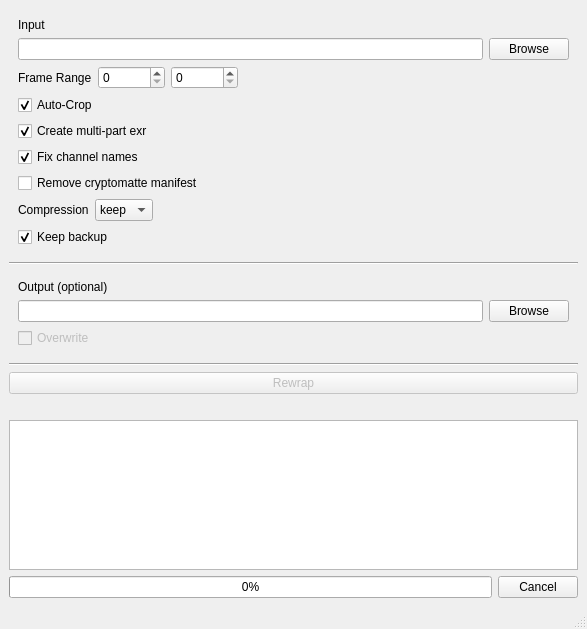
<?xml version="1.0" encoding="UTF-8"?>
<ui version="4.0">
 <class>MainWindow</class>
 <widget class="QMainWindow" name="MainWindow">
  <property name="geometry">
   <rect>
    <x>0</x>
    <y>0</y>
    <width>587</width>
    <height>629</height>
   </rect>
  </property>
  <property name="acceptDrops">
   <bool>false</bool>
  </property>
  <property name="windowTitle">
   <string>exr-wrapper</string>
  </property>
  <property name="locale">
   <locale language="English" country="UnitedStates"/>
  </property>
  <widget class="QWidget" name="centralwidget">
   <layout class="QVBoxLayout" name="verticalLayout" stretch="0,0,0,0,0,0,0,0,0,0">
    <item>
     <widget class="DropWidget" name="verticalWidget_input" native="true">
      <layout class="QVBoxLayout" name="verticalLayout_input">
       <item>
        <widget class="QLabel" name="label_2">
         <property name="text">
          <string>Input</string>
         </property>
        </widget>
       </item>
       <item>
        <layout class="QHBoxLayout" name="horizontalLayout">
         <item>
          <widget class="QLineEdit" name="lineEdit_input1">
           <property name="acceptDrops">
            <bool>false</bool>
           </property>
          </widget>
         </item>
         <item>
          <widget class="QPushButton" name="pushButton_browse_input1">
           <property name="text">
            <string>Browse</string>
           </property>
          </widget>
         </item>
        </layout>
       </item>
       <item>
        <layout class="QHBoxLayout" name="horizontalLayout_4">
         <item>
          <widget class="QLabel" name="label_4">
           <property name="sizePolicy">
            <sizepolicy hsizetype="Maximum" vsizetype="Preferred">
             <horstretch>0</horstretch>
             <verstretch>0</verstretch>
            </sizepolicy>
           </property>
           <property name="text">
            <string>Frame Range</string>
           </property>
          </widget>
         </item>
         <item>
          <widget class="QSpinBox" name="spinBox_first">
           <property name="maximum">
            <number>99999999</number>
           </property>
          </widget>
         </item>
         <item>
          <widget class="QSpinBox" name="spinBox_last">
           <property name="maximum">
            <number>99999999</number>
           </property>
          </widget>
         </item>
         <item>
          <spacer name="horizontalSpacer_2">
           <property name="orientation">
            <enum>Qt::Horizontal</enum>
           </property>
           <property name="sizeHint" stdset="0">
            <size>
             <width>40</width>
             <height>20</height>
            </size>
           </property>
          </spacer>
         </item>
        </layout>
       </item>
       <item>
        <widget class="QCheckBox" name="checkBox_autocrop">
         <property name="toolTip">
          <string>Shrinks data window (= bounding box) to non-black pixels</string>
         </property>
         <property name="text">
          <string>Auto-Crop</string>
         </property>
         <property name="checked">
          <bool>true</bool>
         </property>
        </widget>
       </item>
       <item>
        <widget class="QCheckBox" name="checkBox_multipart">
         <property name="toolTip">
          <string>Splits channels into subimages based on their layer names</string>
         </property>
         <property name="text">
          <string>Create multi-part exr</string>
         </property>
         <property name="checked">
          <bool>true</bool>
         </property>
        </widget>
       </item>
       <item>
        <widget class="QCheckBox" name="checkBox_fix_channels">
         <property name="toolTip">
          <string>Rename channel names which could cause conflicts in Nuke (depth.z to depth.Z)</string>
         </property>
         <property name="text">
          <string>Fix channel names</string>
         </property>
         <property name="checked">
          <bool>true</bool>
         </property>
        </widget>
       </item>
       <item>
        <widget class="QCheckBox" name="checkBox_rm_manifest">
         <property name="toolTip">
          <string>Removes all cryptomatte manifests from the metadata to reduce filesize and increase IO performance.</string>
         </property>
         <property name="text">
          <string>Remove cryptomatte manifest</string>
         </property>
        </widget>
       </item>
       <item>
        <layout class="QHBoxLayout" name="horizontalLayout_3">
         <item>
          <widget class="QLabel" name="label_3">
           <property name="text">
            <string>Compression</string>
           </property>
          </widget>
         </item>
         <item>
          <widget class="QComboBox" name="comboBox_compression">
           <property name="toolTip">
            <string>Change or the compression mode or keep the existing one.</string>
           </property>
           <property name="currentIndex">
            <number>0</number>
           </property>
           <item>
            <property name="text">
             <string>keep</string>
            </property>
           </item>
           <item>
            <property name="text">
             <string>zips</string>
            </property>
           </item>
           <item>
            <property name="text">
             <string>zip</string>
            </property>
           </item>
           <item>
            <property name="text">
             <string>piz</string>
            </property>
           </item>
           <item>
            <property name="text">
             <string>rle</string>
            </property>
           </item>
           <item>
            <property name="text">
             <string>none</string>
            </property>
           </item>
          </widget>
         </item>
         <item>
          <spacer name="horizontalSpacer">
           <property name="orientation">
            <enum>Qt::Horizontal</enum>
           </property>
           <property name="sizeHint" stdset="0">
            <size>
             <width>40</width>
             <height>20</height>
            </size>
           </property>
          </spacer>
         </item>
        </layout>
       </item>
       <item>
        <widget class="QCheckBox" name="checkBox_keep_backup">
         <property name="toolTip">
          <string>When no output is set, the input files will be overwritten. Enable to keep a backup of the original input files in a folder named _BAK.</string>
         </property>
         <property name="text">
          <string>Keep backup</string>
         </property>
         <property name="checked">
          <bool>true</bool>
         </property>
        </widget>
       </item>
      </layout>
     </widget>
    </item>
    <item>
     <spacer name="verticalSpacer">
      <property name="orientation">
       <enum>Qt::Vertical</enum>
      </property>
      <property name="sizeHint" stdset="0">
       <size>
        <width>20</width>
        <height>40</height>
       </size>
      </property>
     </spacer>
    </item>
    <item>
     <widget class="Line" name="line">
      <property name="orientation">
       <enum>Qt::Horizontal</enum>
      </property>
     </widget>
    </item>
    <item>
     <widget class="DropWidget" name="verticalWidget_output" native="true">
      <layout class="QVBoxLayout" name="verticalLayout_2">
       <item>
        <widget class="QLabel" name="label">
         <property name="text">
          <string>Output (optional)</string>
         </property>
        </widget>
       </item>
       <item>
        <layout class="QHBoxLayout" name="horizontalLayout_2">
         <item>
          <widget class="QLineEdit" name="lineEdit_output">
           <property name="acceptDrops">
            <bool>false</bool>
           </property>
          </widget>
         </item>
         <item>
          <widget class="QPushButton" name="pushButton_browse_output">
           <property name="text">
            <string>Browse</string>
           </property>
          </widget>
         </item>
        </layout>
       </item>
       <item>
        <widget class="QCheckBox" name="checkBox_overwrite">
         <property name="enabled">
          <bool>false</bool>
         </property>
         <property name="text">
          <string>Overwrite</string>
         </property>
         <property name="checkable">
          <bool>true</bool>
         </property>
        </widget>
       </item>
      </layout>
     </widget>
    </item>
    <item>
     <spacer name="verticalSpacer_2">
      <property name="orientation">
       <enum>Qt::Vertical</enum>
      </property>
      <property name="sizeHint" stdset="0">
       <size>
        <width>20</width>
        <height>40</height>
       </size>
      </property>
     </spacer>
    </item>
    <item>
     <widget class="Line" name="line_2">
      <property name="orientation">
       <enum>Qt::Horizontal</enum>
      </property>
     </widget>
    </item>
    <item>
     <widget class="QPushButton" name="pushButton_rewrap">
      <property name="enabled">
       <bool>false</bool>
      </property>
      <property name="text">
       <string>Rewrap</string>
      </property>
     </widget>
    </item>
    <item>
     <widget class="QLabel" name="label_current_File">
      <property name="text">
       <string/>
      </property>
     </widget>
    </item>
    <item>
     <widget class="QPlainTextEdit" name="plainTextEdit_log">
      <property name="readOnly">
       <bool>true</bool>
      </property>
     </widget>
    </item>
    <item>
     <layout class="QHBoxLayout" name="horizontalLayout_5">
      <item>
       <widget class="QProgressBar" name="progressBar">
        <property name="value">
         <number>0</number>
        </property>
       </widget>
      </item>
      <item>
       <widget class="QPushButton" name="pushButton_cancel">
        <property name="enabled">
         <bool>true</bool>
        </property>
        <property name="text">
         <string>Cancel</string>
        </property>
       </widget>
      </item>
     </layout>
    </item>
   </layout>
  </widget>
  <widget class="QMenuBar" name="menubar">
   <property name="geometry">
    <rect>
     <x>0</x>
     <y>0</y>
     <width>587</width>
     <height>22</height>
    </rect>
   </property>
  </widget>
  <widget class="QStatusBar" name="statusbar"/>
 </widget>
 <customwidgets>
  <customwidget>
   <class>DropWidget</class>
   <extends>QWidget</extends>
   <header>dropwidget.h</header>
   <container>1</container>
  </customwidget>
 </customwidgets>
 <resources/>
 <connections/>
</ui>
